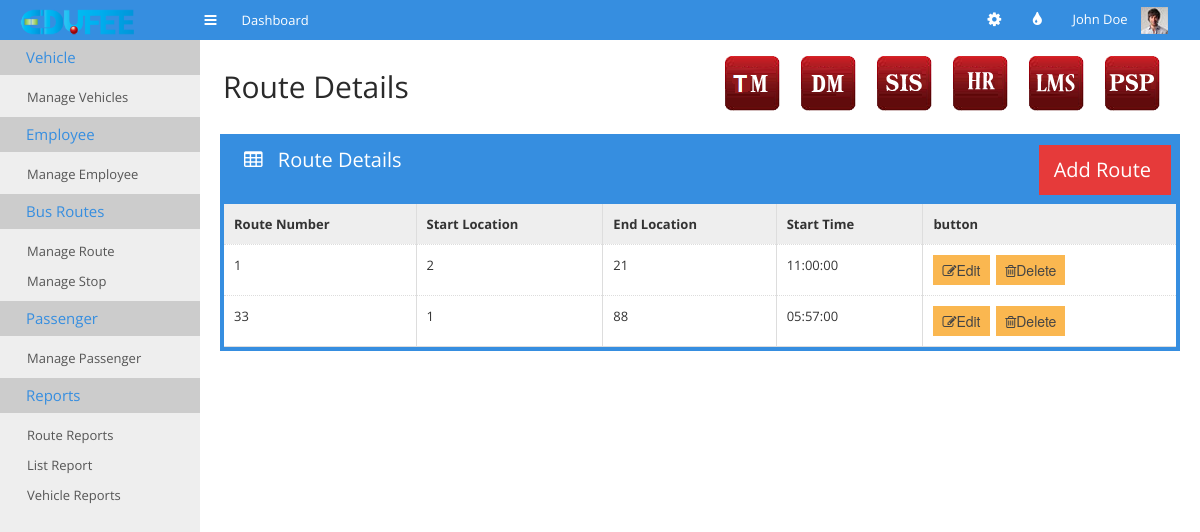
The app's page /tm-manage-routes.php with its own data.
### tables this page shows
CREATE TABLE IF NOT EXISTS `tm_bus_route` (
  `route_number` int(11) DEFAULT NULL,
  `start_location` int(11) DEFAULT NULL,
  `end_location` int(11) DEFAULT NULL,
  `start_time` time DEFAULT NULL
);

### tm-manage-routes.php (the view, shortened to what this page needs)
 <!doctype html>
<html>
<head>
	<link rel="stylesheet" href="css/bootstrap.min.css">
	<link rel="stylesheet" href="css/bootstrap-responsive.min.css">
	<link rel="stylesheet" href="css/plugins/jquery-ui/smoothness/jquery-ui.css">
	<link rel="stylesheet" href="css/plugins/jquery-ui/smoothness/jquery.ui.theme.css">
	<link rel="stylesheet" href="css/style.css">
	<link rel="stylesheet" href="css/themes.css">
</head>
<body>
	<div id="navigation">
		<div class="container-fluid">
			<a href="#" id="brand"></a>
			<a href="#" class="toggle-nav" rel="tooltip" data-placement="bottom" title="Toggle navigation"><i class="icon-reorder"></i></a>
			<ul class='main-nav'>
				<li>
					<a href="index.html">
						<span>Dashboard</span>
					</a>
				</li>
			</ul>
			<div class="user">
				<ul class="icon-nav">
					<li class="dropdown sett">
						<a href="#" class='dropdown-toggle' data-toggle="dropdown"><i class="icon-cog"></i></a>
					</li>
					<li class='dropdown colo'>
						<a href="#" class='dropdown-toggle' data-toggle="dropdown"><i class="icon-tint"></i></a>
					</li>
				</ul>
				<div class="dropdown">
					<a href="#" class='dropdown-toggle' data-toggle="dropdown">John Doe <img src="img/demo/user-avatar.jpg" alt=""></a>
				</div>
			</div>
		</div>
	</div>
	<div class="container-fluid" id="content">
		<?php
require_once "cms.php";
?>
		<div id="main">
			<div class="container-fluid">
				<div class="page-header">
					<div class="pull-left">
						<h1>Route Details</h1>
					</div>
					<div class="pull-right">
					    <ul class="minitiles" style="display:inline !important;">
					    	<li><a href="tm_main.html"><img src="img/tm_icon.png" alt=""></a></li>
					        <li><a href="http://www.edufee.com/subscribe_donation/"><img src="img/dm_icon.png" alt=""></a></li>
					        <li> <a href="http://www.edufee.com/SIS/home/"><img src="img/sis_icon.png" alt="" style="border:none;" border="0"/></a> </li>
					    	<li><a href="http://www.edufee.com/hrm/symfony/web/index.php/admin/LandingPage"><img src="img/hr_icon.png" alt=""></a></li>
					        <li> <a href="http://www.edufee.com/openbiblio/catalog/home.php"><img src="img/lms_icon.png" alt="" style="border:none;" border="0"/></a> </li>
					      <li><a href="http://www.edufee.com/psp_dashboard/psp"><img src="img/psp_icon.png" alt="" border="0"/>
					      </a></li>
					    </ul>
					</div>
				</div>
			<div class="row-fluid">
					<div class="span12">
						<div class="box box-color box-bordered">
							<div class="box-title">
								<h3>
									<i class="icon-table"></i>
									Route Details
								</h3>
								<div class="pull-right" style="margin-right: 5px;">
								<ul class="pull-right stats"><li class="lightred">
								<a href="tm-add-route.php">
								<div  style="margin-right: 5px;">
											<h3>Add Route</h3>
								</div>
								</a>
									</li></ul>
									</div>
							</div>
							<div class="box-content nopadding">
								<table class="table table-hover table-nomargin table-bordered">
									<thead>
										<tr>
											<th>Route Number</th>
											<th>Start Location</th>
											<th class='hidden-350'>End Location</th>
											<th class='hidden-480'>Start Time</th>
											<th>button</th>
										</tr>
									</thead>
									<tbody>
									<?php
										require_once "datas.php";
										$dbconnection = connectSQL($dbdetails);
										if(mysqli_connect_errno())
								        {
								            echo "db_connection_fail";
								        }
								        else
								        {
								        	$sql="select * from tm_bus_route";
								        	$result=mysqli_query($dbconnection,$sql);
								        	while($row=mysqli_fetch_array($result))
											{
												echo '<tr><td>'.$row['route_number'].'</td><td>'.$row['start_location']
													.'</td><td class="hidden-350">'.$row['end_location']
													.'</td><td class="hidden-480">'.$row['start_time']
													.'</td><td><button class="edit btn btn-warning" value="'.$row['route_number']
													.'"><i class="icon-edit"></i>Edit</button><span>&nbsp&nbsp</span><button class="delete btn btn-warning" value="'.$row['route_number']
													.'"><i class="icon-trash"></i>Delete</button></td></tr>';
											}
								        }
									?>
									</tbody>
								</table>
							</div>
						</div>
					</div>
				</div>
			</div>
		</div>
</body>
</html>

### records on screen
tm_bus_route: route_number "1", start_location "2", end_location "21", start_time "11:00:00"
tm_bus_route: route_number "33", start_location "1", end_location "88", start_time "05:57:00"
